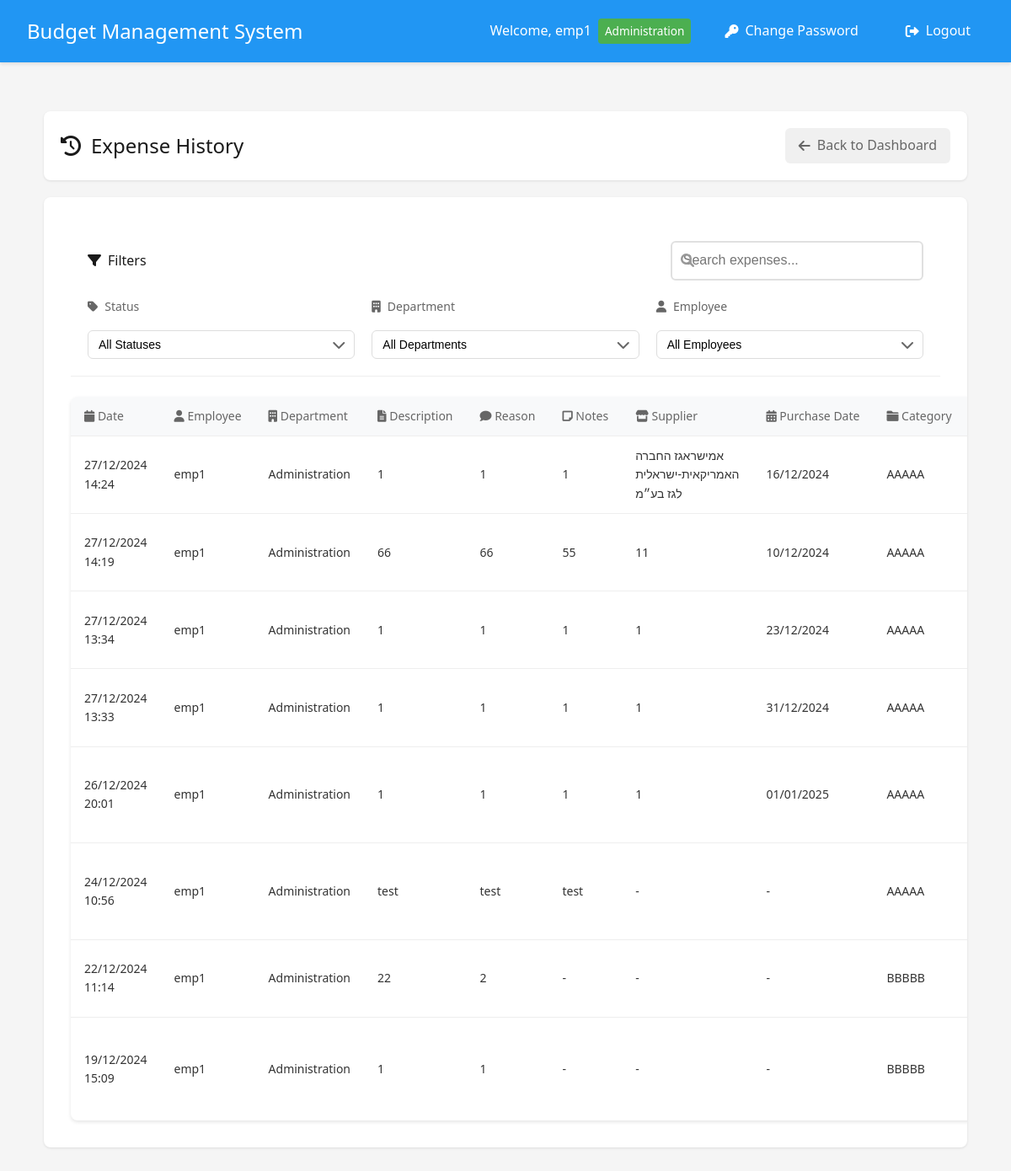
The app's page /manager/history (signed in), older data.
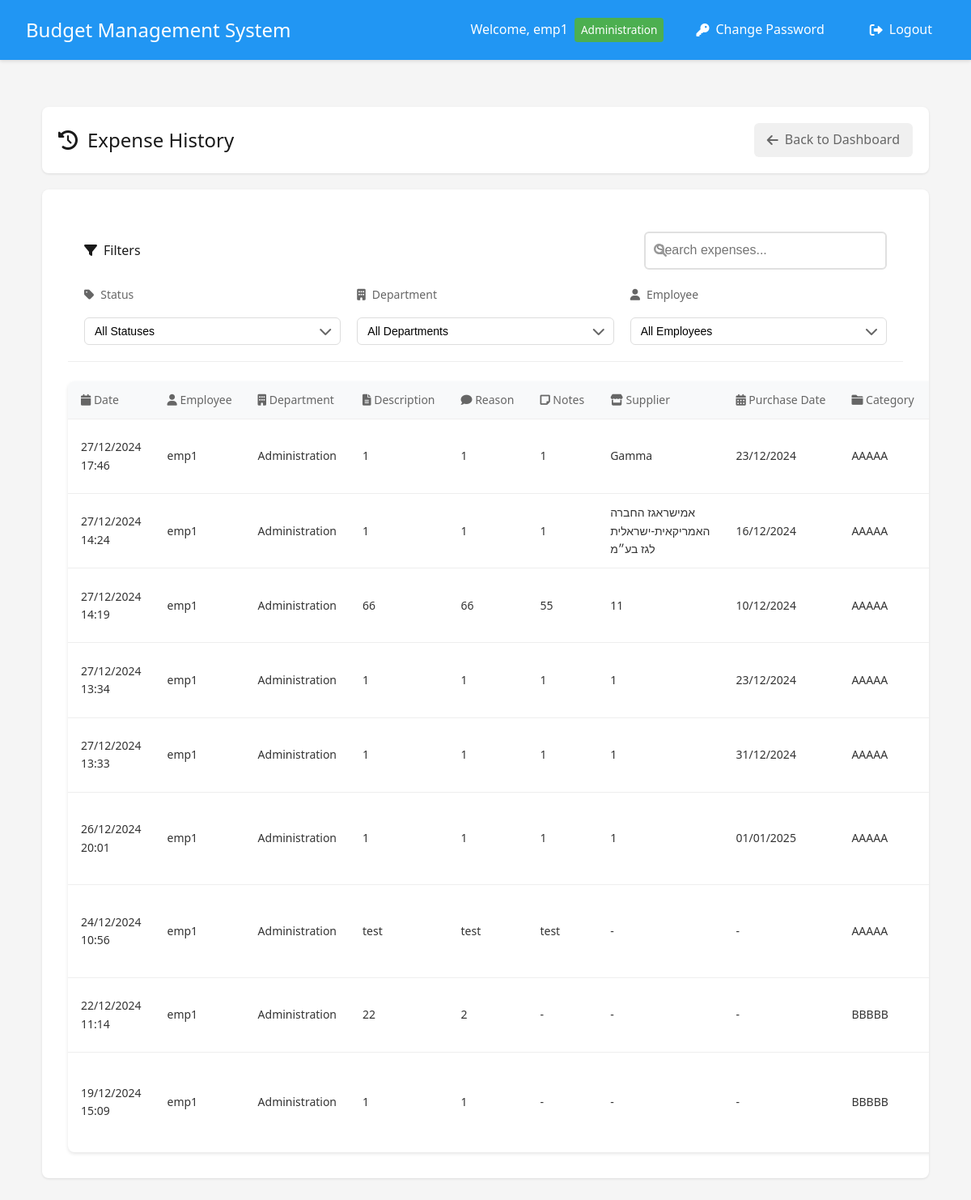
The same page, newer data.
### app.py (models this page shows, shortened)
class User(UserMixin, db.Model):
    __tablename__ = 'user'
    id = db.Column(db.Integer, primary_key=True)
    username = db.Column(db.String(80), unique=True, nullable=False)
    email = db.Column(db.String(120), unique=False, nullable=False)
    password = db.Column(db.String(120), nullable=False)
    is_manager = db.Column(db.Boolean, default=False)
    is_admin = db.Column(db.Boolean, default=False)
    is_accounting = db.Column(db.Boolean, default=False)
    status = db.Column(db.String(20), default='active')  # active, inactive, pending
    department_id = db.Column(db.Integer, db.ForeignKey('department.id'))
    home_department = db.relationship('Department',
                                    foreign_keys=[department_id],
                                    back_populates='employees')
    managed_departments = db.relationship('Department',
                                       secondary=manager_departments,
                                       backref=db.backref('department_managers', lazy='dynamic'))
    submitted_expenses = db.relationship('Expense',
                                       primaryjoin='User.id==Expense.user_id',
                                       backref='submitter',
                                       lazy=True)
    handled_expenses = db.relationship('Expense',
                                     primaryjoin='User.id==Expense.manager_id',
                                     backref='handler',
                                     lazy=True)

class Department(db.Model):
    __tablename__ = 'department'
    id = db.Column(db.Integer, primary_key=True)
    name = db.Column(db.String(100), nullable=False)
    budget = db.Column(db.Float, default=0.0)
    employees = db.relationship('User', foreign_keys='User.department_id', back_populates='home_department')
    categories = db.relationship('Category', backref='department', lazy=True)

class Expense(db.Model):
    __tablename__ = 'expense'
    id = db.Column(db.Integer, primary_key=True)
    amount = db.Column(db.Float, nullable=False)
    description = db.Column(db.String(200))
    reason = db.Column(db.String(500))
    notes = db.Column(db.String(500))  # New field for payment notes
    type = db.Column(db.String(50), nullable=False, default='needs_approval')
    date = db.Column(db.DateTime, nullable=False, default=datetime.utcnow)
    status = db.Column(db.String(20), default='pending')
    user_id = db.Column(db.Integer, db.ForeignKey('user.id'), nullable=False)
    subcategory_id = db.Column(db.Integer, db.ForeignKey('subcategory.id'), nullable=False)
    quote_filename = db.Column(db.String(255))
    invoice_filename = db.Column(db.String(255))
    receipt_filename = db.Column(db.String(255))
    manager_id = db.Column(db.Integer, db.ForeignKey('user.id'), nullable=True)
    handled_at = db.Column(db.DateTime, nullable=True)
    rejection_reason = db.Column(db.String(500))
    is_paid = db.Column(db.Boolean, default=False)  # New field to track payment status
    paid_by_id = db.Column(db.Integer, db.ForeignKey('user.id'), nullable=True)  # New field to track who marked as paid
    paid_at = db.Column(db.DateTime, nullable=True)  # New field to track when marked as paid
    supplier_name = db.Column(db.String(255))  # New field for supplier name
    purchase_date = db.Column(db.DateTime, nullable=True)  # New field for purchase date
    payment_method = db.Column(db.String(50), default='credit')  # Payment method: credit/transfer
    paid_by = db.relationship('User',
                            foreign_keys=[paid_by_id],
                            backref=db.backref('paid_expenses', lazy='dynamic'))

class Category(db.Model):
    __tablename__ = 'category'
    id = db.Column(db.Integer, primary_key=True)
    name = db.Column(db.String(100), nullable=False)
    budget = db.Column(db.Float, default=0.0)
    department_id = db.Column(db.Integer, db.ForeignKey('department.id'), nullable=False)
    subcategories = db.relationship('Subcategory', backref='category', lazy=True)

### app.py (the view, shortened to what this page needs)
@app.route('/manager/history')
@login_required
def expense_history():
    if current_user.is_admin:
        expenses = Expense.query.order_by(Expense.date.desc()).all()
    else:
        expenses = Expense.query.filter_by(
            user_id=current_user.id
        ).order_by(Expense.date.desc()).all()
    if current_user.is_admin:
        employees = User.query.all()  # Show all employees for admin
        departments = Department.query.all()
    elif current_user.is_manager:
        managed_dept_ids = [dept.id for dept in current_user.managed_departments]
        managed_dept_ids.append(current_user.department_id)
        employees = User.query.filter(User.department_id.in_(managed_dept_ids)).all()
        departments = [dept for dept in Department.query.filter(Department.id.in_(managed_dept_ids)).all()]
    else:
        employees = []
        departments = []
    status = request.args.get('status', 'all')
    employee = request.args.get('employee', 'all')
    department = request.args.get('department', 'all')
    if status != 'all':
        expenses = [expense for expense in expenses if expense.status == status]
    if employee != 'all':
        expenses = [expense for expense in expenses if expense.user_id == int(employee)]
    if department != 'all':
        expenses = [expense for expense in expenses if expense.submitter.department_id == int(department)]
    return render_template('expense_history.html',
                         expenses=expenses,
                         employees=employees,
                         departments=departments,
                         selected_status=status,
                         selected_employee=employee,
                         selected_department=department)

### app.py (called while the page is built)
@login_manager.user_loader
def load_user(user_id):
    user = User.query.get(int(user_id))
    if user and user.status == 'inactive':
        return None
    return user

@app.template_filter('format_expense_type')
def format_expense_type(value):
    types = {
        'future_approval': 'Approval for future purchase',
        'auto_approved': 'Automatically approved expense',
        'needs_approval': 'Needs manager approval',
        'pre_approved': 'Pre-approved by manager'
    }
    return types.get(value, value)

### templates/expense_history.html (shortened to what this page needs)
{% extends "base.html" %}
{% block content %}
<div class="container">
    <div class="page-header">
        <div class="header-content">
            <h1><i class="fas fa-history"></i> Expense History</h1>
            <a href="{{ url_for('manager_dashboard') }}" class="back-button">
                <i class="fas fa-arrow-left"></i> Back to Dashboard
            </a>
        </div>
    </div>
    <div class="card">
        <div class="filters-section">
            <div class="filters-header">
                <div class="filters-title">
                    <i class="fas fa-filter"></i> Filters
                </div>
                <div class="search-box">
                    <i class="fas fa-search search-icon"></i>
                    <input type="text" id="expenseSearch" placeholder="Search expenses..." class="search-input">
                </div>
            </div>
            <div class="filters-grid">
                <form method="GET" class="filter-form">
                    <div class="filter-group">
                        <label for="status">
                            <i class="fas fa-tag"></i> Status
                        </label>
                        <div class="select-wrapper">
                            <select name="status" id="status" onchange="this.form.submit()">
                                <option value="all" {% if selected_status == 'all' %}selected{% endif %}>All Statuses</option>
                            </select>
                        </div>
                    </div>
                    <div class="filter-group">
                        <label for="department">
                            <i class="fas fa-building"></i> Department
                        </label>
                        <div class="select-wrapper">
                            <select name="department" id="department" onchange="this.form.submit()">
                                <option value="all" {% if selected_department == 'all' %}selected{% endif %}>All Departments</option>
                            </select>
                        </div>
                    </div>
                    <div class="filter-group">
                        <label for="employee">
                            <i class="fas fa-user"></i> Employee
                        </label>
                        <div class="select-wrapper">
                            <select name="employee" id="employee" onchange="this.form.submit()">
                                <option value="all" {% if selected_employee == 'all' %}selected{% endif %}>All Employees</option>
                            </select>
                        </div>
                    </div>
                </form>
            </div>
        </div>
        <div class="table-responsive">
            <table class="expenses-table">
                <thead>
                    <tr>
                        <th><i class="fas fa-calendar"></i> Date</th>
                        <th><i class="fas fa-user"></i> Employee</th>
                        <th><i class="fas fa-building"></i> Department</th>
                        <th><i class="fas fa-file-alt"></i> Description</th>
                        <th><i class="fas fa-comment"></i> Reason</th>
                        <th><i class="fas fa-sticky-note"></i> Notes</th>
                        <th><i class="fas fa-store"></i> Supplier</th>
                        <th><i class="fas fa-calendar-alt"></i> Purchase Date</th>
                        <th><i class="fas fa-folder"></i> Category</th>
                        <th> Subcategory</th>
                    </tr>
                </thead>
                <tbody>
                    {% for expense in expenses %}
                    <tr>
                        <td>{{ expense.date.strftime('%d/%m/%Y %H:%M') }}</td>
                        <td>{{ expense.submitter.username }}</td>
                        <td>{{ expense.submitter.home_department.name if expense.submitter.home_department else 'No Department' }}</td>
                        <td>{{ expense.description }}</td>
                        <td>{{ expense.reason }}</td>
                        <td>{{ expense.notes if expense.notes else '-' }}</td>
                        <td>{{ expense.supplier_name if expense.supplier_name else '-' }}</td>
                        <td>{{ expense.purchase_date.strftime('%d/%m/%Y') if expense.purchase_date else '-' }}</td>
                        <td>{{ expense.subcategory.category.name if expense.subcategory else '-' }}</td>
                        <td>{{ expense.subcategory.name if expense.subcategory else '-' }}</td>
                    </tr>
                    {% endfor %}
                </tbody>
            </table>
        </div>
    </div>
</div>
{% endblock %}

### templates/base.html (shortened to what this page needs)
<!DOCTYPE html>
<html lang="en">
<head>
    <link rel="stylesheet" href="{{ url_for('static', filename='style.css') }}">
    <link href="https://cdnjs.cloudflare.com/ajax/libs/font-awesome/6.0.0/css/all.min.css" rel="stylesheet">
</head>
<body>
    <nav class="navbar">
        <div class="nav-brand">Budget Management System</div>
        <div class="nav-items">
            {% if current_user.is_authenticated %}
                <span class="user-info">
                    Welcome, {{ current_user.username }}
                    {% if current_user.home_department %}
                        <span class="badge department">{{ current_user.home_department.name }}</span>
                    {% endif %}
                </span>
                <a href="{{ url_for('change_password') }}" class="nav-link">
                    <i class="fas fa-key"></i> Change Password
                </a>
                <a href="{{ url_for('logout') }}" class="nav-link">
                    <i class="fas fa-sign-out-alt"></i> Logout
                </a>
            {% else %}
                <a href="{{ url_for('login') }}" class="nav-link">
                    <i class="fas fa-sign-in-alt"></i> Login
                </a>
            {% endif %}
        </div>
    </nav>
    <div class="content">
        {% block content %}{% endblock %}
    </div>
</body>
</html>

### static/style.css (style rules this page uses)
:root { --primary-color: #2196F3; --secondary-color: #FFC107; --success-color: #4CAF50; --danger-color: #f44336; --text-color: #333; --bg-color: #f5f5f5; --card-bg: #ffffff; --background-light: #f8f9fa; }
* { margin: 0; padding: 0; box-sizing: border-box; transition: all 0.3s ease; }
body { font-family: 'Segoe UI', Roboto, Arial, sans-serif; background-color: var(--bg-color); color: var(--text-color); line-height: 1.6; }
.container { max-width: 1200px; margin: 0 auto; padding: 1rem; }
h1 { color: var(--primary-color); font-weight: 500; margin-bottom: 1.5rem; }
.card { background-color: var(--card-bg); border-radius: 8px; box-shadow: 0 2px 4px rgba(0,0,0,0.1); padding: 2rem; margin-bottom: 2rem; }
label { display: block; margin-bottom: 0.5rem; color: var(--text-color); font-weight: 500; }
input[type="text"], input[type="password"], input[type="number"], textarea { width: 100%; padding: 0.8rem; border: 2px solid #e0e0e0; border-radius: 6px; font-size: 1rem; transition: border-color 0.3s ease; }
table { width: 100%; border-collapse: separate; border-spacing: 0; margin-top: 1.5rem; background-color: var(--card-bg); border-radius: 8px; overflow: hidden; box-shadow: 0 2px 4px rgba(0,0,0,0.1); }
th, td { padding: 1rem; text-align: left; border-bottom: 1px solid #e0e0e0; }
th { background-color: #f8f9fa; font-weight: 600; color: var(--text-color); }
tr:last-child td { border-bottom: none; }
.filter-form { display: flex; gap: 2rem; align-items: flex-end; }
.filter-group { flex: 1; }
.filter-group label { margin-bottom: 0.5rem; }
.filter-group select { width: 100%; padding: 0.8rem; border: 2px solid #e0e0e0; border-radius: 6px; font-size: 1rem; background-color: white; cursor: pointer; transition: border-color 0.3s ease; }
.navbar { background-color: var(--primary-color); padding: 1rem 2rem; color: white; display: flex; justify-content: space-between; align-items: center; box-shadow: 0 2px 4px rgba(0,0,0,0.1); position: fixed; top: 0; left: 0; right: 0; z-index: 1000; }
.nav-brand { font-size: 1.5rem; font-weight: 500; }
.nav-items { display: flex; align-items: center; gap: 1rem; }
.user-info { display: flex; align-items: center; gap: 0.5rem; }
.badge { background-color: var(--secondary-color); color: var(--text-color); padding: 0.25rem 0.5rem; border-radius: 4px; font-size: 0.8rem; font-weight: 500; }
.nav-link { color: white; text-decoration: none; padding: 0.5rem 1rem; border-radius: 4px; transition: background-color 0.3s; display: flex; align-items: center; gap: 0.5rem; }
.nav-link i { font-size: 1rem; }
.content { padding: 2rem; margin-top: 80px; }

### templates/base.html (style rules this page uses)
.navbar { background-color: #2196F3; padding: 1rem 2rem; box-shadow: 0 2px 4px rgba(0,0,0,0.1); display: flex; justify-content: space-between; align-items: center; }
.nav-brand { color: white; font-size: 1.5rem; font-weight: 500; }
.nav-items { display: flex; align-items: center; gap: 1.5rem; }
.nav-link { color: white; text-decoration: none; padding: 0.5rem 1rem; border-radius: 4px; transition: background-color 0.3s; }
.user-info { color: white; display: flex; align-items: center; gap: 0.5rem; }
.badge { padding: 4px 8px; border-radius: 4px; font-size: 0.85em; font-weight: 500; background-color: rgba(255,255,255,0.2); color: white; }
.badge.department { background-color: #4CAF50; }

Row changes from the older to the newer data that the page shows:
added Expense: date "27/12/2024 17:46", submitter.username "emp1", submitter.home_department "Administration", description "1", reason "1", notes "1", supplier_name "Gamma", purchase_date "23/12/2024", subcategory.category "AAAAA"
